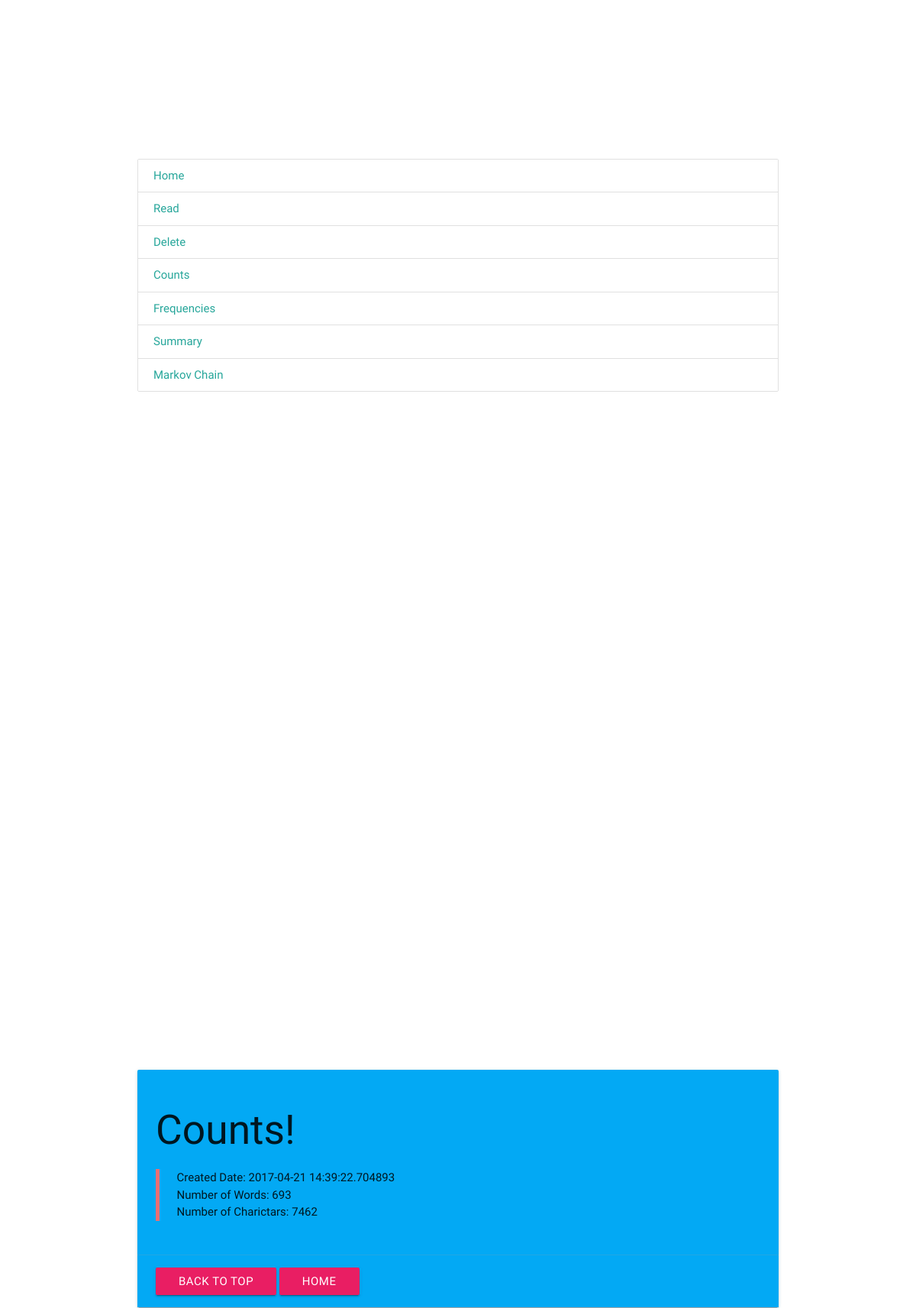
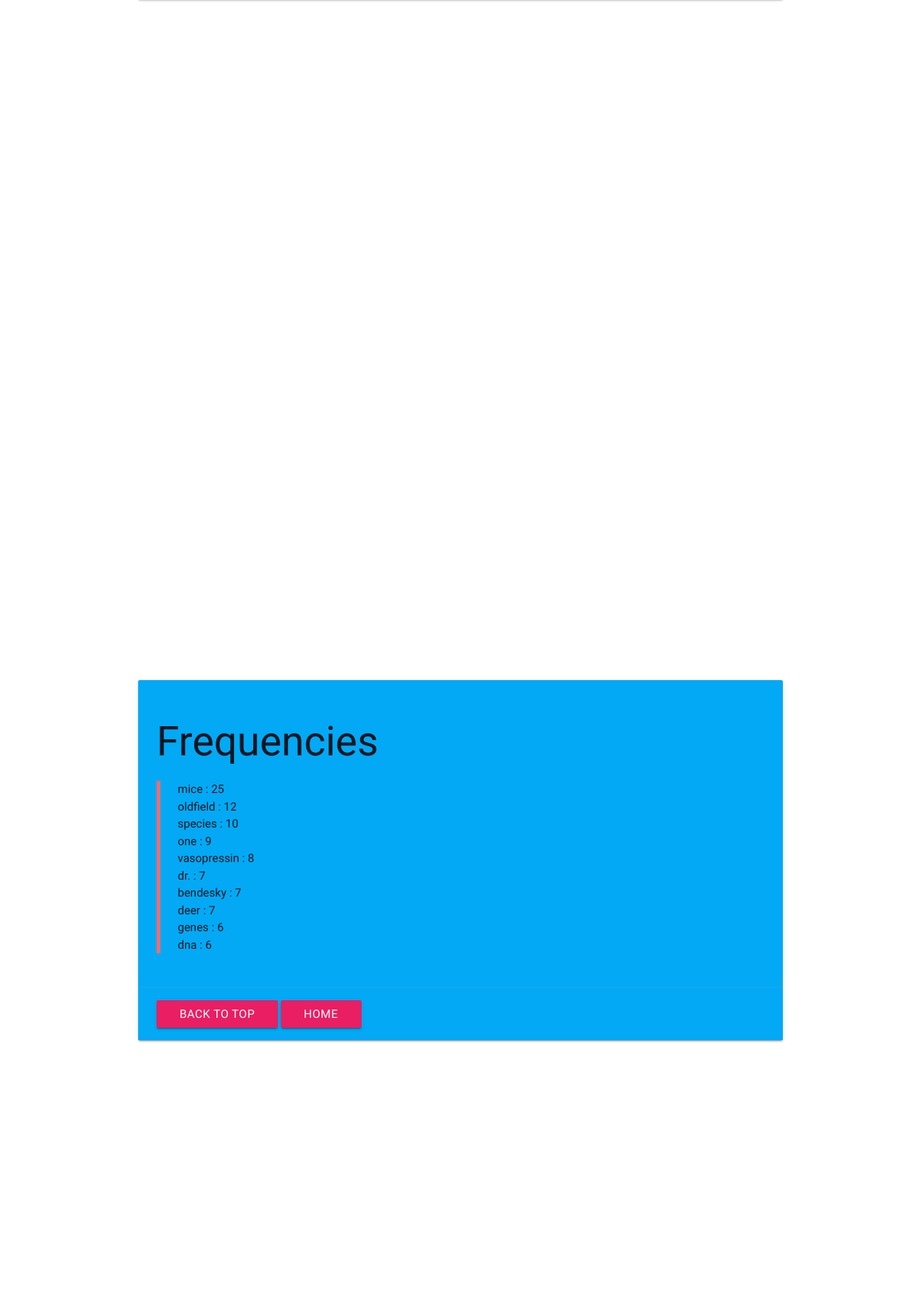
/extras/8 (signed in, upper part), run on the app's committed database (2 pictures, top to bottom).
### pocket_clone.py (models this page shows)
class Article(Model):
    title = CharField()
    head = TextField()
    user = ForeignKeyField(User, related_name='articles')
    link = TextField()
    html_clean = TextField()
    text = TextField()
    summary = TextField()
    Markov = TextField()
    date_created = DateTimeField(default=datetime.datetime.now)
    num_chars = TextField()
    num_words = TextField()
    f_dist = TextField()
    class Meta:
        database = db

### pocket_clone.py (the view)
@app.route("/extras/<a>")
def extras(a):
    try:
        article = Article.get(id=a)
        return render_template("extras.html", article=article)
    except:
        return "error"

### pocket_clone.py (called while the page is built)
@app.before_request
def before_request():
    db.connect()
    db.create_tables([User, Article], safe=True)

@app.teardown_request
def teardown_request(exception):
    db.close()

### templates/extras.html (shortened to what this page needs)
<!DOCTYPE html>
<html>
<head>
    <link rel="stylesheet" href="{{ url_for('static', filename='css/pocket_clone.css') }}">
</head>
<body>
    <div id="extras-page">
        <div id="table-of-contents">
            <a class="collection-item" href="/home"> Home </a>
            <a class="collection-item" href="/{{article.id}}">Read</a>
            <a class="collection-item" href="/delete/{{article.id}}">Delete</a>
            <a class="collection-item" href="#counts-anchor">Counts</a>
            <a class="collection-item" href="#frequencies-anchor">Frequencies</a>
            <a class="collection-item" href="#summary-anchor">Summary</a>
            <a class="collection-item" href="#markov-anchor">Markov Chain</a>
        </div>
        <div id="counts">
            <div class="card-content">
                <h2>Counts!  </h2>
                <blockquote>
                <p> Created Date: {{article.date_created}} </p>
                <p> Number of Words: {{article.num_words}} </p>
                <p> Number of Charictars: {{article.num_chars}} </p>
                </blockquote>
            </div>
            <div class="card-action">
                <a class="extras-nav-button" href="#table-of-contents-anchor"> Back to Top </a>
                <a class="extras-nav-button" href="/home"> Home </a>
            </div>
        </div>
        <div id="frequencies">
            <div class="card-content">
                <h2> Frequencies</h2>
                <blockquote> {{article.f_dist | safe}} </blockquote>
            </div>
            <div class="card-action">
                <a class="extras-nav-button" href="#table-of-contents-anchor"> Back to Top </a>
                <a class="extras-nav-button" href="/home"> Home </a>
            </div>
        </div>
    </div>
</body>

### data on the page
Article: date_created "2017-04-21 14:39:22.704893", num_words "693", num_chars "7462", f_dist "mice : 25 oldfield : 12 species : 10 one : 9 vasopressin : 8 dr. : 7 bendesky : 7 deer : 7 genes : 6 dna : 6"
